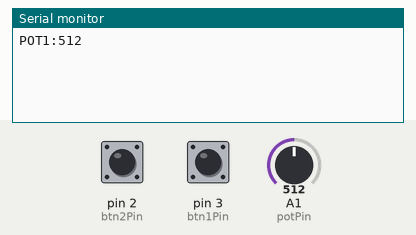
A sketch run on a simulated Arduino Uno, built with avr-gcc and run on an emulated ATmega328P. On the bench: the last lines printed to the serial monitor. The inputs (shaded band) are chosen by the test bench; at power-on: pin 2 (btn2Pin) HIGH, A1 (potPin) = 512, pin 3 (btn1Pin) HIGH.

Above: at 1.2 s.
1.3 s: pin 2 (btn2Pin) pulled LOW for 0.15 s
At 1.9 s:
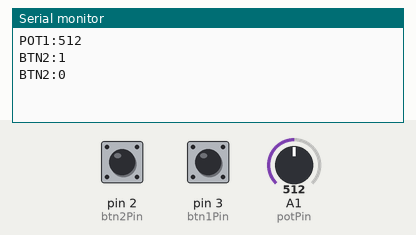
2.9 s: A1 (potPin) set to 716
At 3.7 s:
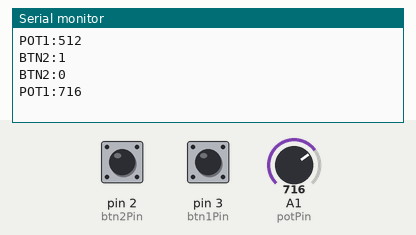
4.4 s: pin 3 (btn1Pin) pulled LOW for 0.15 s
At 5.4 s:
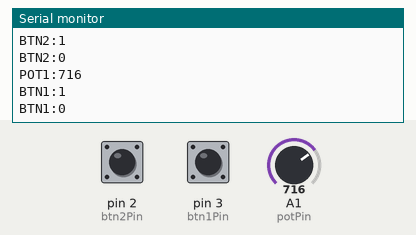
6.0 s: A1 (potPin) set to 900
At 7.2 s:
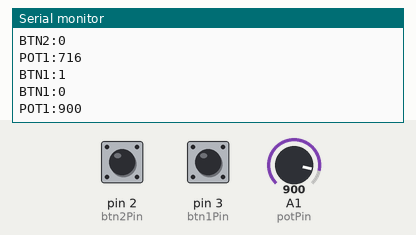

The sketch:

ArduinoController.ino
```cpp
// DEFINES
// Protocol names
#define POT_NAME "POT1"
#define BUTTON1_NAME "BTN1"
#define BUTTON2_NAME "BTN2"

// Timers
#define INPUT_READ_DELAY_TIME 10

// Pins configuration
const int potPin = A1; // Potentiometer's analog input pin
const int btn1Pin = 3; // Button's digital input pin
const int btn2Pin = 2; // Button's digital input pin


// VARIABLES
// Input state
int lastPotPos = 0;
int lastBtn1State = 0;
int lastBtn2State = 0;


// FUNCTOINS
void initLastInputsState() {
  lastPotPos = -1;
  lastBtn1State = digitalRead(btn1Pin);
  lastBtn2State = digitalRead(btn2Pin);
}

void setup() {
  Serial.begin(9600);

  pinMode(btn1Pin, INPUT_PULLUP);
  pinMode(btn2Pin, INPUT_PULLUP);

  initLastInputsState();
}

void loop() {
  // Read current input
  int currPotPos = analogRead(potPin);
  int currBtn1State = digitalRead(btn1Pin);
  int currBtn2State = digitalRead(btn2Pin);
  String tempMsg = "";

  // Trigger events if input has changed
  // Potentiometer
  int tempVal = currPotPos - lastPotPos;
  if (abs(tempVal) > 1)
  {
    tempMsg = POT_NAME;
    tempMsg += ":";
    tempMsg += currPotPos;

    Serial.println(tempMsg);
    lastPotPos = currPotPos;
  }

  // First Button
  if (currBtn1State != lastBtn1State)
  {
    tempMsg = BUTTON1_NAME;
    tempMsg += ":";
    tempMsg += !currBtn1State; // Becuase of pull-up, logic is reversed

    Serial.println(tempMsg);
    lastBtn1State = currBtn1State;
  }

  // Second Button
  if (currBtn2State != lastBtn2State)
  {
    tempMsg = BUTTON2_NAME;
    tempMsg += ":";
    tempMsg += !currBtn2State; // Becuase of pull-up, logic is reversed

    Serial.println(tempMsg);
    lastBtn2State = currBtn2State;
  }

  delay(INPUT_READ_DELAY_TIME);
}
```

Measured:
- after the input at 1.3 s, the serial monitor: prints a new line at once (image 1)
- after the input at 2.9 s, the serial monitor: prints a new line at once (image 2)
- after the input at 4.4 s, the serial monitor: prints a new line at once (image 3)
- after the input at 6.0 s, the serial monitor: prints a new line at once (image 4)
